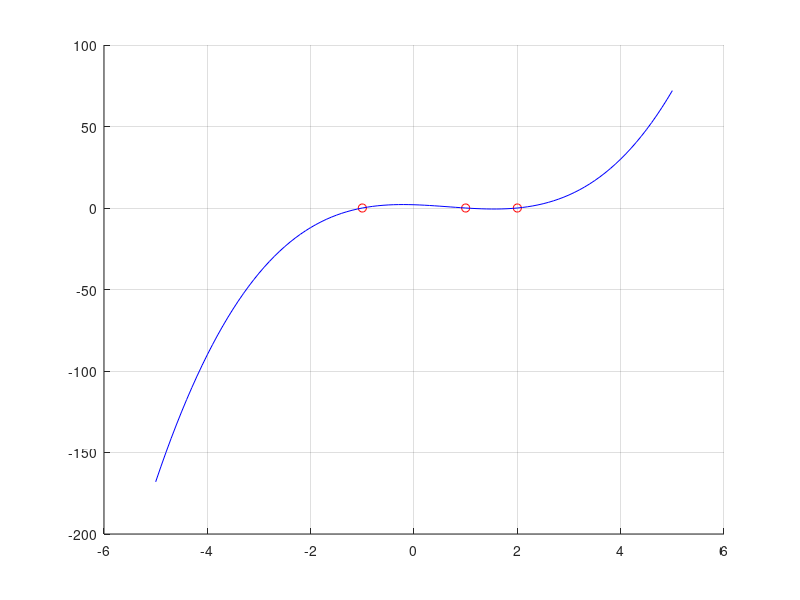

Recreate this plot in MATLAB. (Note: this script raises an error after producing the figure.)
%% section 1
x = -5:0.1:5;
p = [3 -4 -1];
f = polyint(p, 2);
r = roots(f);
figure(1);
hold on;
plot(r, polyval(f, r), 'ro');
plot(x, polyval(f, x), 'b');
hold off;
grid on;

%% section 2
syms x;
i = 12:0.1:15;
f = exp(2*x) + 3*(x^2);
F = int(f, x);
solve
